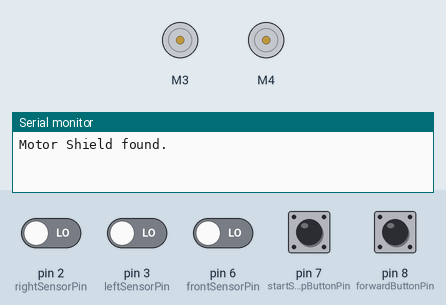
Recording of a sketch running on a simulated Arduino Uno, built with avr-gcc and run on an emulated ATmega328P. On the bench: 2 × DC motor (green arrow = forward, orange = backward, longer = faster), the last lines printed to the serial monitor. Inputs (shaded band) come from the test bench; at power-on: pin 2 (rightSensorPin), pin 3 (leftSensorPin), pin 6 (frontSensorPin), pin 7 (startStopButtonPin), pin 8 (forwardButtonPin) LOW.

Above: at 1.2 s.
1.3 s: pin 7 (startStopButtonPin) pulled HIGH for 0.15 s
3.1 s: pin 2 (rightSensorPin) driven HIGH
At 3.7 s:
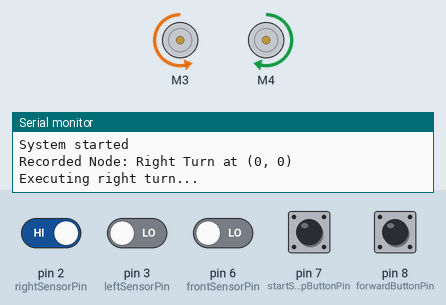
6.1 s: pin 3 (leftSensorPin) driven HIGH
At 7.0 s:
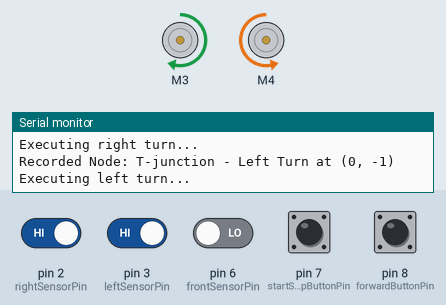
8.7 s: pin 6 (frontSensorPin) driven HIGH
At 9.5 s:
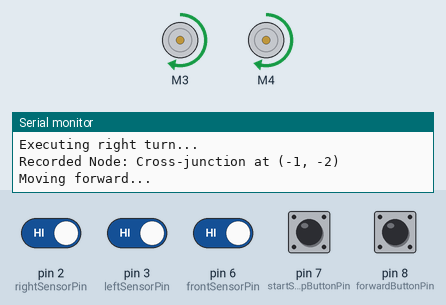
11.7 s: pin 7 (startStopButtonPin) pulled HIGH for 1 s
15.7 s: pin 2 (rightSensorPin) driven LOW
At 18.0 s:
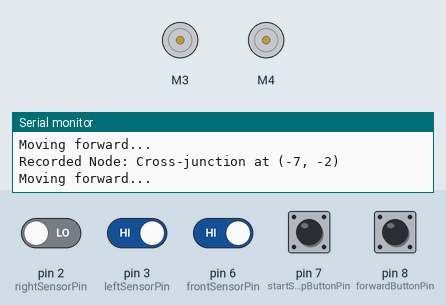
Timing chart, 0 to 19.1 s (numbered marks = the images above; inputs shaded):
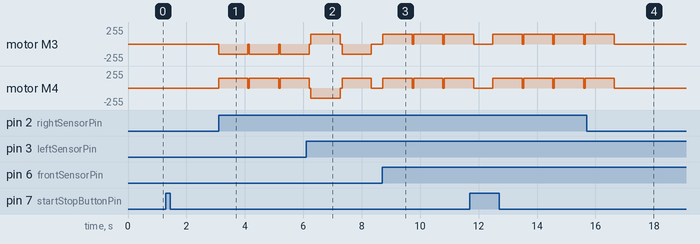

Measured:
- after the input at 3.1 s, motor M3: stopped → backward 150/255 at once; motor M4: stopped → forward 150/255 at once
- after the input at 8.7 s, motor M3, motor M4: stopped → forward 150/255 at once
- after the input at 15.7 s, motor M3, motor M4: goes on until 16.6 s, then stays stopped

The sketch:

sketch_oct21a.ino
```cpp
#include <Adafruit_MotorShield.h>

// Create the motor shield object
Adafruit_MotorShield AFMS = Adafruit_MotorShield();
Adafruit_DCMotor *myMotor1 = AFMS.getMotor(3);  // Motor on M3 (left motor)
Adafruit_DCMotor *myMotor2 = AFMS.getMotor(4);  // Motor on M4 (right motor)

// Line sensor pins
int leftSensorPin = 3;
int rightSensorPin = 2;
int frontSensorPin = 6;
int backSensorPin = 5;

// Button pins
int startStopButtonPin = 7;
int forwardButtonPin = 8;

// Variable to track system state (1 = running, 0 = stopped)
int systemRunning = 0;
bool isTurningRight = false;
bool isTurningLeft = false;
int tJunctionCount = 0;  // Counter for T-junctions

// Position tracking
int posX = 0;    // X-coordinate
int posY = 0;    // Y-coordinate
int direction = 0; // Initial direction (0 = North, 90 = East, 180 = South, 270 = West)

// Mapping system
struct Node {
  int x;
  int y;
  String junctionType;  // "T-junction", "Cross-junction", "Left turn", "Right turn"
};

Node path[100];  // Array to store the path (maximum 100 nodes)
int pathIndex = 0;  // Index to track the current path

void setup() {
  Serial.begin(9600);

  if (!AFMS.begin()) {
    Serial.println("Could not find Motor Shield. Check wiring.");
    while (1);
  }
  Serial.println("Motor Shield found.");

  // Set up line sensor pins
  pinMode(leftSensorPin, INPUT);
  pinMode(rightSensorPin, INPUT);
  pinMode(frontSensorPin, INPUT);
  pinMode(backSensorPin, INPUT);

  // Set up button pins
  pinMode(startStopButtonPin, INPUT);
  pinMode(forwardButtonPin, INPUT);

  // Set initial motor speeds
  myMotor1->setSpeed(150);  // Speed for Motor 1 (left)
  myMotor2->setSpeed(150);  // Speed for Motor 2 (right)
}

void loop() {
  // Check if the start/stop button has been pressed
  if (digitalRead(startStopButtonPin) == HIGH) {
    systemRunning = !systemRunning; // Toggle system state
    delay(300); // Debounce delay
    if (systemRunning) {
      Serial.println("System started");
    } else {
      Serial.println("System stopped");
      myMotor1->run(RELEASE);  // Stop both motors
      myMotor2->run(RELEASE);
      return; // Exit loop if system is stopped
    }
  }

  // If system is running and not turning
  if (systemRunning && !isTurningRight && !isTurningLeft) {
    if (digitalRead(forwardButtonPin) == HIGH) {
      moveForward();  // Move forward for 5 seconds
    }

    int leftVal = digitalRead(leftSensorPin);
    int rightVal = digitalRead(rightSensorPin);
    int frontVal = digitalRead(frontSensorPin);

    // Detect cross-junction
    if (leftVal == HIGH && rightVal == HIGH && frontVal == HIGH) {
      recordNode("Cross-junction");
      moveForward();
    }
    // Detect T-junction
    else if (leftVal == HIGH && rightVal == HIGH && frontVal == LOW) {
      tJunctionCount++;
      if (tJunctionCount == 1) {
        recordNode("T-junction - Left Turn");
        executeLeftTurn();
      } else if (tJunctionCount == 2) {
        recordNode("T-junction - Right Turn");
        executeRightTurn();
      }
    }
    // Detect right turn
    else if (leftVal == LOW && frontVal == LOW && rightVal == HIGH) {
      recordNode("Right Turn");
      executeRightTurn();
    }
    // Detect left turn
    else if (leftVal == HIGH && frontVal == LOW && rightVal == LOW) {
      recordNode("Left Turn");
      executeLeftTurn();
    }

    delay(50);  // Avoid rapid looping
  }
}

// Function to record a node in the path
void recordNode(String junctionType) {
  path[pathIndex].x = posX;
  path[pathIndex].y = posY;
  path[pathIndex].junctionType = junctionType;
  pathIndex++;

  Serial.print("Recorded Node: ");
  Serial.print(junctionType);
  Serial.print(" at (");
  Serial.print(posX);
  Serial.print(", ");
  Serial.print(posY);
  Serial.println(")");
}

// Function to update position when moving forward
void updatePosition() {
  if (direction == 0) {
    posY++;  // Moving North
  } else if (direction == 90) {
    posX++;  // Moving East
  } else if (direction == 180) {
    posY--;  // Moving South
  } else if (direction == 270) {
    posX--;  // Moving West
  }
}

// Function to execute a 90-degree right turn
void executeRightTurn() {
  direction = (direction + 90) % 360;  // Update direction
  updatePosition();  // Update position after the turn
  Serial.println("Executing right turn...");
  // Motor control logic for turning right
  myMotor1->run(BACKWARD);
  myMotor2->run(FORWARD);
  delay(1000);  // Adjust this delay for your specific turning needs
  myMotor1->run(RELEASE);
  myMotor2->run(RELEASE);
  isTurningRight = false;
}

// Function to execute a 90-degree left turn
void executeLeftTurn() {
  direction = (direction + 270) % 360;  // Update direction (turning left is subtracting 90)
  updatePosition();
  Serial.println("Executing left turn...");
  // Motor control logic for turning left
  myMotor1->run(FORWARD);
  myMotor2->run(BACKWARD);
  delay(1000);  // Adjust this delay for your specific turning needs
  myMotor1->run(RELEASE);
  myMotor2->run(RELEASE);
  isTurningLeft = false;
}

// Function to move forward
void moveForward() {
  updatePosition();
  Serial.println("Moving forward...");
  myMotor1->run(FORWARD);
  myMotor2->run(FORWARD);
  delay(1000);
  myMotor1->run(RELEASE);
  myMotor2->run(RELEASE);
}
```
